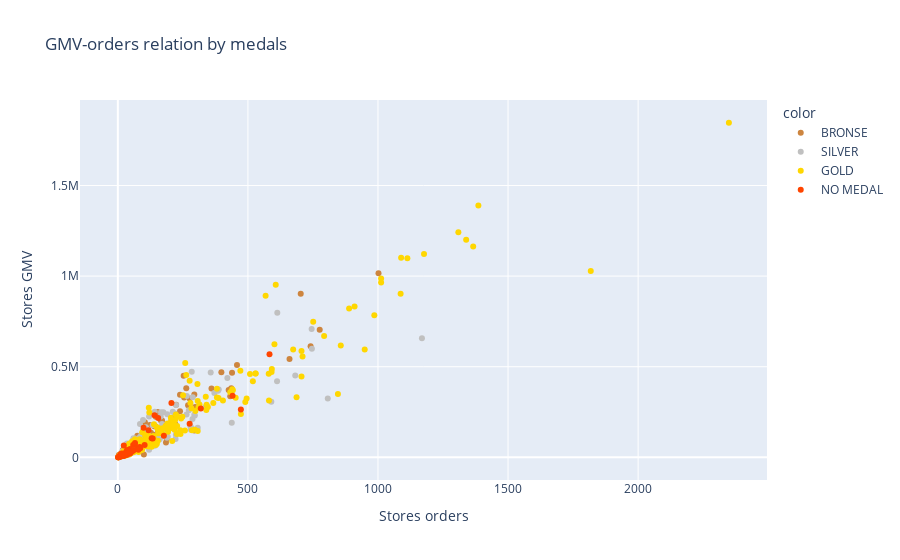
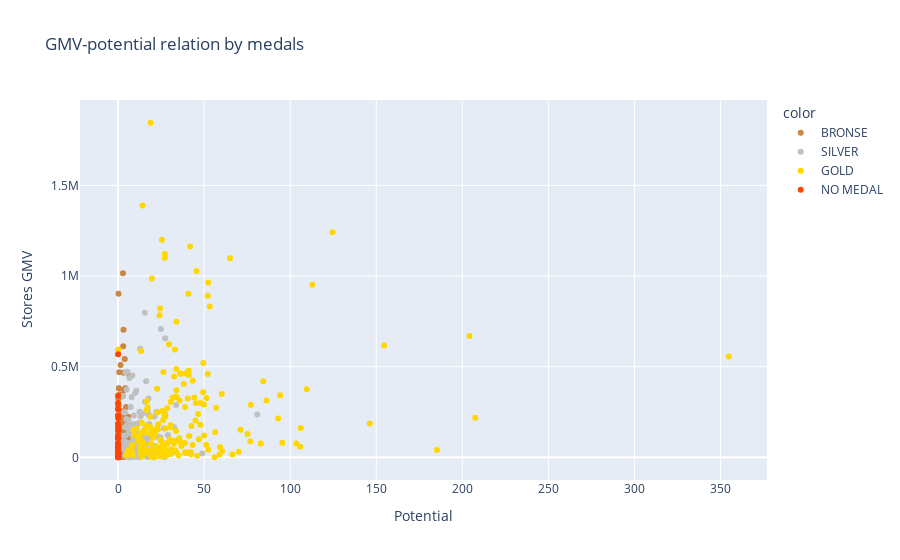
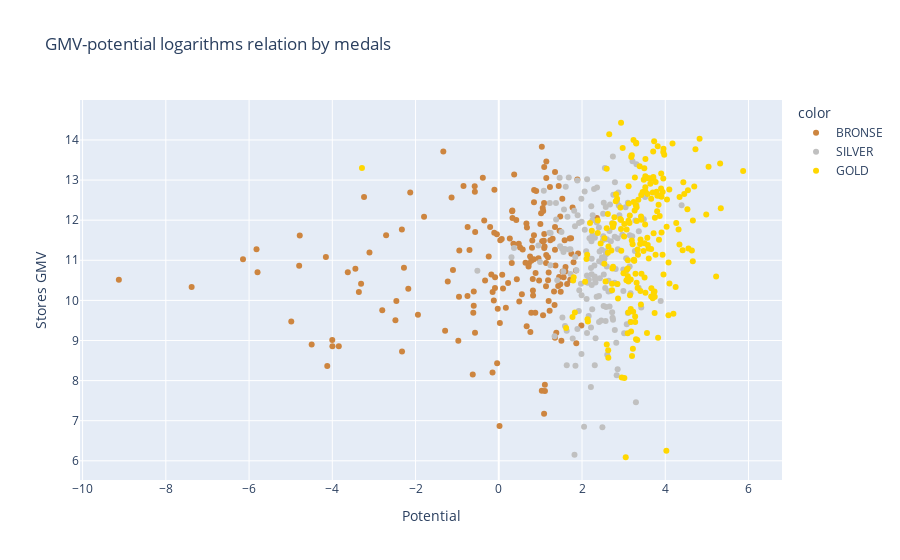
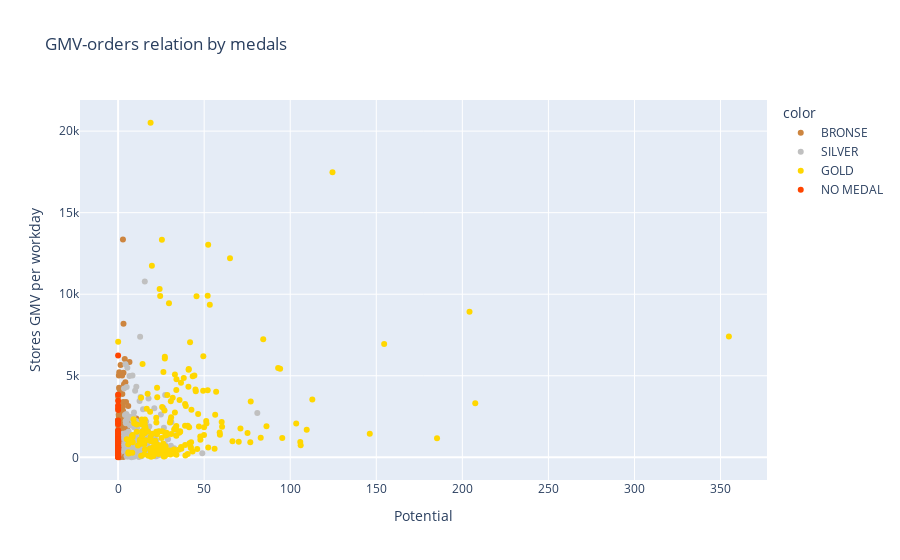

Notebook code cell kept with these figures, in order:
### Code cell
n = 90
df_sales_90 = agg_with_pot(df_sales, n)
visual(df_sales_90)[0]

### Figure 1 — Plotly figure (JSON) as saved in the notebook; plotly's stock layout.template omitted (floating-point values rounded to 4 significant figures; data arrays with more than 128 entries replaced by an {"elided": "..."} marker saying what was removed)
{"data": [{"hovertemplate": "color=BRONSE<br>Stores orders=%{x}<br>Stores GMV=%{y}<extra></extra>", "legendgroup": "BRONSE", "marker": {"color": "#CD853F", "symbol": "circle"}, "mode": "markers", "name": "BRONSE", "orientation": "v", "showlegend": true, "type": "scatter", "x": {"elided": "181 int values"}, "xaxis": "x", "y": {"elided": "181 int values"}, "yaxis": "y"}, {"hovertemplate": "color=SILVER<br>Stores orders=%{x}<br>Stores GMV=%{y}<extra></extra>", "legendgroup": "SILVER", "marker": {"color": "#C0C0C0", "symbol": "circle"}, "mode": "markers", "name": "SILVER", "orientation": "v", "showlegend": true, "type": "scatter", "x": {"elided": "175 int values"}, "xaxis": "x", "y": {"elided": "175 int values"}, "yaxis": "y"}, {"hovertemplate": "color=GOLD<br>Stores orders=%{x}<br>Stores GMV=%{y}<extra></extra>", "legendgroup": "GOLD", "marker": {"color": "#FFD700", "symbol": "circle"}, "mode": "markers", "name": "GOLD", "orientation": "v", "showlegend": true, "type": "scatter", "x": {"elided": "207 int values"}, "xaxis": "x", "y": {"elided": "207 int values"}, "yaxis": "y"}, {"hovertemplate": "color=NO MEDAL<br>Stores orders=%{x}<br>Stores GMV=%{y}<extra></extra>", "legendgroup": "NO MEDAL", "marker": {"color": "#FF4500", "symbol": "circle"}, "mode": "markers", "name": "NO MEDAL", "orientation": "v", "showlegend": true, "type": "scatter", "x": [42, 1, 8, 59, 47, 3, 21, 48, 65, 5, 35, 12, 19, 19, 34, 319, 66, 35, 441, 9, 36, 9, 3, 19, 74, 21, 130, 29, 51, 177, 43, 19, 99, 12, 84, 28, 22, 33, 473, 30, 118, 103, 12, 27, 206, 17, 59, 9, 23, 86, 11, 583, 30, 79, 26, 141, 2, 14, 155, 23, 33, 43, 276, 26, 134], "xaxis": "x", "y": [20154, 900, 4654, 68590, 45710, 807, 16310, 22650, 71270, 2070, 22598, 12573, 7396, 16335, 22805, 269415, 79441, 14757, 339689, 14250, 40520, 5098, 2125, 19332, 47800, 7660, 105655, 12420, 29927, 118766, 30180, 13080, 163610, 9270, 56791, 11260, 18000, 33760, 263245, 16520, 149210, 68320, 8040, 16552, 299359, 9085, 36310, 5680, 65743, 50475, 10304, 568125, 20205, 41950, 20990, 232058, 885, 20570, 217460, 18530, 16348, 25458, 185360, 12903, 104075], "yaxis": "y"}], "layout": {"legend": {"title": {"text": "color"}, "tracegroupgap": 0}, "title": {"text": "GMV-orders relation by medals"}, "xaxis": {"anchor": "y", "domain": [0, 1], "title": {"text": "Stores orders"}}, "yaxis": {"anchor": "x", "domain": [0, 1], "title": {"text": "Stores GMV"}}}}

### Figure 2 — Plotly figure (JSON) as saved in the notebook; plotly's stock layout.template omitted (floating-point values rounded to 4 significant figures; data arrays with more than 128 entries replaced by an {"elided": "..."} marker saying what was removed)
{"data": [{"hovertemplate": "color=BRONSE<br>Potential=%{x}<br>Stores GMV=%{y}<extra></extra>", "legendgroup": "BRONSE", "marker": {"color": "#CD853F", "symbol": "circle"}, "mode": "markers", "name": "BRONSE", "orientation": "v", "showlegend": true, "type": "scatter", "x": {"elided": "181 float values"}, "xaxis": "x", "y": {"elided": "181 int values"}, "yaxis": "y"}, {"hovertemplate": "color=SILVER<br>Potential=%{x}<br>Stores GMV=%{y}<extra></extra>", "legendgroup": "SILVER", "marker": {"color": "#C0C0C0", "symbol": "circle"}, "mode": "markers", "name": "SILVER", "orientation": "v", "showlegend": true, "type": "scatter", "x": {"elided": "175 float values"}, "xaxis": "x", "y": {"elided": "175 int values"}, "yaxis": "y"}, {"hovertemplate": "color=GOLD<br>Potential=%{x}<br>Stores GMV=%{y}<extra></extra>", "legendgroup": "GOLD", "marker": {"color": "#FFD700", "symbol": "circle"}, "mode": "markers", "name": "GOLD", "orientation": "v", "showlegend": true, "type": "scatter", "x": {"elided": "207 float values"}, "xaxis": "x", "y": {"elided": "207 int values"}, "yaxis": "y"}, {"hovertemplate": "color=NO MEDAL<br>Potential=%{x}<br>Stores GMV=%{y}<extra></extra>", "legendgroup": "NO MEDAL", "marker": {"color": "#FF4500", "symbol": "circle"}, "mode": "markers", "name": "NO MEDAL", "orientation": "v", "showlegend": true, "type": "scatter", "x": [0, 0, 0, 0, 0, 0, 0, 0, 0, 0, 0, 0, 0, 0, 0, 0, 0, 0, 0, 0, 0, 0, 0, 0, 0, 0, 0, 0, 0, 0, 0, 0, 0, 0, 0, 0, 0, 0, 0, 0, 0, 0, 0, 0, 0, 0, 0, 0, 0, 0, 0, 0, 0, 0, 0, 0, 0, 0, 0, 0, 0, 0, 0, 0, 0], "xaxis": "x", "y": [20154, 900, 4654, 68590, 45710, 807, 16310, 22650, 71270, 2070, 22598, 12573, 7396, 16335, 22805, 269415, 79441, 14757, 339689, 14250, 40520, 5098, 2125, 19332, 47800, 7660, 105655, 12420, 29927, 118766, 30180, 13080, 163610, 9270, 56791, 11260, 18000, 33760, 263245, 16520, 149210, 68320, 8040, 16552, 299359, 9085, 36310, 5680, 65743, 50475, 10304, 568125, 20205, 41950, 20990, 232058, 885, 20570, 217460, 18530, 16348, 25458, 185360, 12903, 104075], "yaxis": "y"}], "layout": {"legend": {"title": {"text": "color"}, "tracegroupgap": 0}, "title": {"text": "GMV-potential relation by medals"}, "xaxis": {"anchor": "y", "domain": [0, 1], "title": {"text": "Potential"}}, "yaxis": {"anchor": "x", "domain": [0, 1], "title": {"text": "Stores GMV"}}}}

### Figure 3 — Plotly figure (JSON) as saved in the notebook; plotly's stock layout.template omitted (floating-point values rounded to 4 significant figures; data arrays with more than 128 entries replaced by an {"elided": "..."} marker saying what was removed)
{"data": [{"hovertemplate": "color=BRONSE<br>Potential=%{x}<br>Stores GMV=%{y}<extra></extra>", "legendgroup": "BRONSE", "marker": {"color": "#CD853F", "symbol": "circle"}, "mode": "markers", "name": "BRONSE", "orientation": "v", "showlegend": true, "type": "scatter", "x": {"elided": "179 float values"}, "xaxis": "x", "y": {"elided": "179 float values"}, "yaxis": "y"}, {"hovertemplate": "color=SILVER<br>Potential=%{x}<br>Stores GMV=%{y}<extra></extra>", "legendgroup": "SILVER", "marker": {"color": "#C0C0C0", "symbol": "circle"}, "mode": "markers", "name": "SILVER", "orientation": "v", "showlegend": true, "type": "scatter", "x": {"elided": "172 float values"}, "xaxis": "x", "y": {"elided": "172 float values"}, "yaxis": "y"}, {"hovertemplate": "color=GOLD<br>Potential=%{x}<br>Stores GMV=%{y}<extra></extra>", "legendgroup": "GOLD", "marker": {"color": "#FFD700", "symbol": "circle"}, "mode": "markers", "name": "GOLD", "orientation": "v", "showlegend": true, "type": "scatter", "x": {"elided": "206 float values"}, "xaxis": "x", "y": {"elided": "206 float values"}, "yaxis": "y"}], "layout": {"legend": {"title": {"text": "color"}, "tracegroupgap": 0}, "title": {"text": "GMV-potential logarithms relation by medals"}, "xaxis": {"anchor": "y", "domain": [0, 1], "title": {"text": "Potential"}}, "yaxis": {"anchor": "x", "domain": [0, 1], "title": {"text": "Stores GMV"}}}}

### Figure 4 — Plotly figure (JSON) as saved in the notebook; plotly's stock layout.template omitted (floating-point values rounded to 4 significant figures; data arrays with more than 128 entries replaced by an {"elided": "..."} marker saying what was removed)
{"data": [{"hovertemplate": "color=BRONSE<br>Potential=%{x}<br>Stores GMV per workday=%{y}<extra></extra>", "legendgroup": "BRONSE", "marker": {"color": "#CD853F", "symbol": "circle"}, "mode": "markers", "name": "BRONSE", "orientation": "v", "showlegend": true, "type": "scatter", "x": {"elided": "181 float values"}, "xaxis": "x", "y": {"elided": "181 float values"}, "yaxis": "y"}, {"hovertemplate": "color=SILVER<br>Potential=%{x}<br>Stores GMV per workday=%{y}<extra></extra>", "legendgroup": "SILVER", "marker": {"color": "#C0C0C0", "symbol": "circle"}, "mode": "markers", "name": "SILVER", "orientation": "v", "showlegend": true, "type": "scatter", "x": {"elided": "175 float values"}, "xaxis": "x", "y": {"elided": "175 float values"}, "yaxis": "y"}, {"hovertemplate": "color=GOLD<br>Potential=%{x}<br>Stores GMV per workday=%{y}<extra></extra>", "legendgroup": "GOLD", "marker": {"color": "#FFD700", "symbol": "circle"}, "mode": "markers", "name": "GOLD", "orientation": "v", "showlegend": true, "type": "scatter", "x": {"elided": "207 float values"}, "xaxis": "x", "y": {"elided": "207 float values"}, "yaxis": "y"}, {"hovertemplate": "color=NO MEDAL<br>Potential=%{x}<br>Stores GMV per workday=%{y}<extra></extra>", "legendgroup": "NO MEDAL", "marker": {"color": "#FF4500", "symbol": "circle"}, "mode": "markers", "name": "NO MEDAL", "orientation": "v", "showlegend": true, "type": "scatter", "x": [0, 0, 0, 0, 0, 0, 0, 0, 0, 0, 0, 0, 0, 0, 0, 0, 0, 0, 0, 0, 0, 0, 0, 0, 0, 0, 0, 0, 0, 0, 0, 0, 0, 0, 0, 0, 0, 0, 0, 0, 0, 0, 0, 0, 0, 0, 0, 0, 0, 0, 0, 0, 0, 0, 0, 0, 0, 0, 0, 0, 0, 0, 0, 0, 0], "xaxis": "x", "y": [117.9, 8.654, 27.87, 410.7, 188.1, 16.47, 302.0, 197.0, 619.7, 15.8, 115.9, 120.9, 238.6, 347.6, 225.8, 1061.0, 625.5, 186.8, 2059.0, 2036.0, 1397.0, 509.8, 212.5, 1137.0, 1039.0, 450.6, 699.7, 82.25, 534.4, 719.8, 158.0, 872, 1653.0, 842.7, 1136.0, 489.6, 900, 1298.0, 2893.0, 635.4, 2227.0, 1084.0, 670, 752.4, 3838.0, 567.8, 885.6, 631.1, 3460.0, 952.4, 936.7, 6243.0, 841.9, 776.9, 999.5, 3179.0, 442.5, 1582.0, 3020.0, 842.3, 710.8, 909.2, 2260.0, 561, 1445.0], "yaxis": "y"}], "layout": {"legend": {"title": {"text": "color"}, "tracegroupgap": 0}, "title": {"text": "GMV-orders relation by medals"}, "xaxis": {"anchor": "y", "domain": [0, 1], "title": {"text": "Potential"}}, "yaxis": {"anchor": "x", "domain": [0, 1], "title": {"text": "Stores GMV per workday"}}}}
